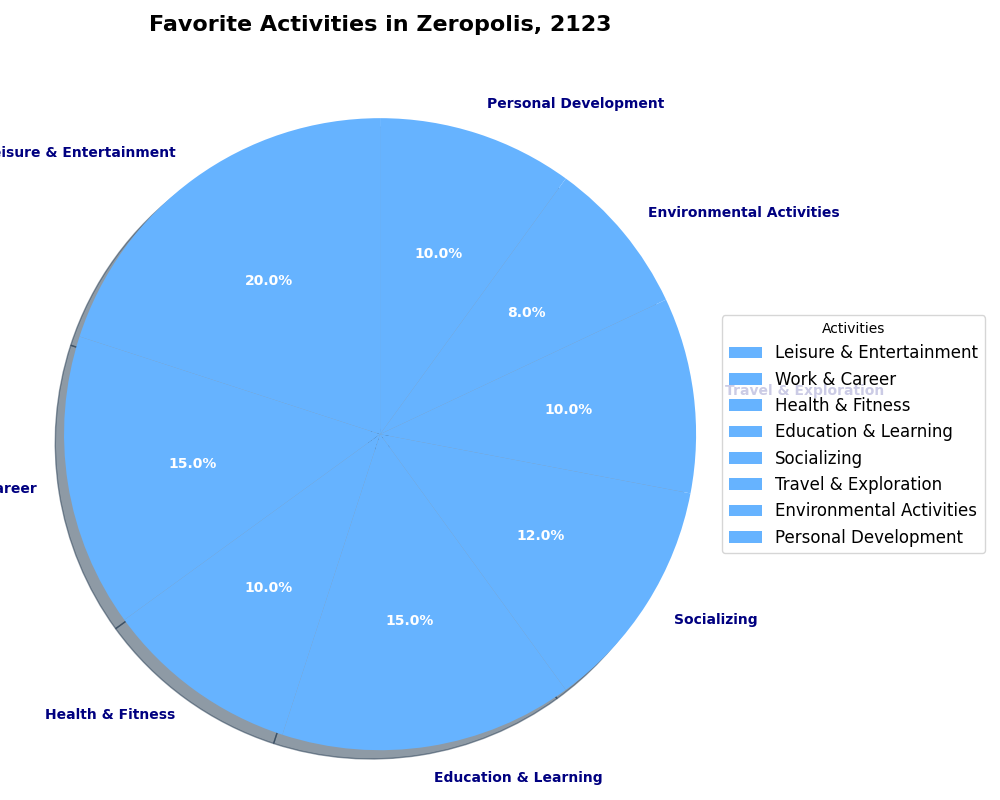

Write the Python code that produced this figure.
import matplotlib.pyplot as plt

activities = [
    "Leisure & Entertainment", 
    "Work & Career", 
    "Health & Fitness", 
    "Education & Learning", 
    "Socializing", 
    "Travel & Exploration", 
    "Environmental Activities", 
    "Personal Development"
]

activity_proportions = [20, 15, 10, 15, 12, 10, 8, 10]

single_color = ['#66b3ff'] * len(activities)

fig, ax = plt.subplots(figsize=(10, 8))

wedges, texts, autotexts = ax.pie(
    activity_proportions, labels=activities, colors=single_color,
    autopct='%1.1f%%', startangle=90, shadow=True
)

plt.setp(texts, size=10, weight='bold', color='navy')
plt.setp(autotexts, size=10, color='white', weight='bold')

ax.axis('equal')
ax.set_title("Favorite Activities in Zeropolis, 2123", fontsize=16, fontweight='bold', pad=40)

ax.legend(wedges, activities, title="Activities", loc="center left", bbox_to_anchor=(1, 0, 0.5, 1), fontsize=12)

plt.tight_layout()
plt.show()
